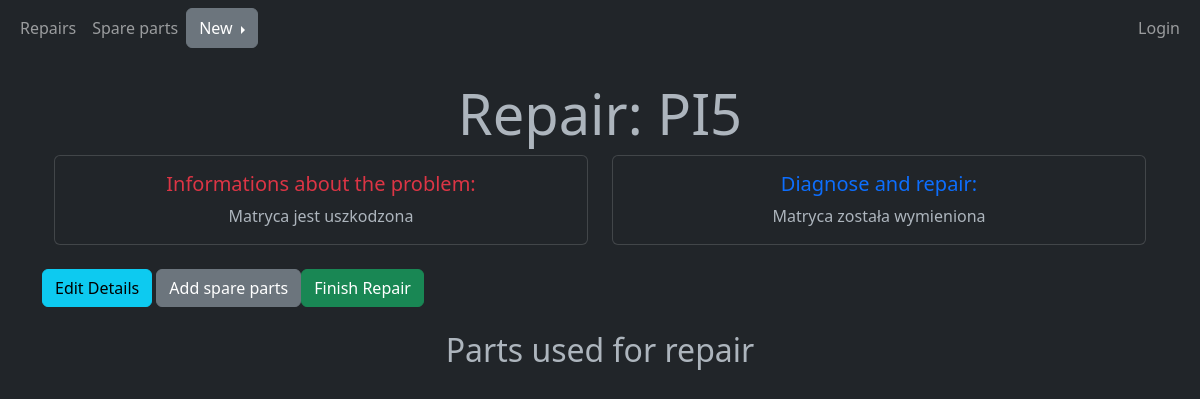
The page /repair/5/ on the database its author committed.
### mainHelper/models.py (models this page shows, shortened)
class Repair(models.Model):
    repairIdentification = models.CharField('Repair ID', max_length=200)
    repairInfo = models.TextField('Diagnose and repair',max_length=500)
    problemInfo = models.TextField('Informations about the problem', max_length=500)
    repairModel = models.CharField('Model of device', max_length=200)
    status = models.CharField('Status', max_length=200)
    customer = models.ForeignKey(Customer, blank=True, null=True, on_delete=models.CASCADE)
    deviceType = models.ForeignKey(DeviceType, blank=True, null=True, on_delete=models.CASCADE)
    createdBy = models.CharField('Creater by', max_length=200)
    startDate = models.DateField('Start of repair', auto_now_add=True)
    lastUpdate = models.DateField('End of repair', auto_now=True)
    spareParts = models.ManyToManyField(SparePart, blank=True)

### mainHelper/views.py (the view, shortened to what this page needs)
# urls.py: path('repair/<int:id>/', views.repairDetail, name='repair-detail'),
def repairDetail(request, id):
    repair = Repair.objects.get(id = id)
    usedParts = []
    return render(request, 'mainHelper/repair_detail.html', {'repair': repair})

### mainHelper/templates/mainHelper/repair_detail.html (shortened to what this page needs)
{% extends "mainHelper/base.html" %}
{% block content %}
<br>
<div class="container">
    <div class="row justify-content-center">
        <div class="col-md-6 text-center">
            <h1 class="display-4">Repair: {{repair.repairIdentification}}</h1>
        </div>
    </div>
</div>
<div class="container">
    <div class="row">
        <div class="col-sm-6 mb-3 mb-sm-0">
          <div class="card">
            <div class="card-body text-center">
              <h5 class="card-title text-danger">Informations about the problem:</h5>
              <p class="card-text">{{repair.problemInfo}}</p>
            </div>
          </div>
        </div>
        <div class="col-sm-6">
          <div class="card">
            <div class="card-body text-center">
              <h5 class="card-title text-primary">Diagnose and repair:</h5>
              <p class="card-text">{{repair.repairInfo}}</p>
            </div>
          </div>
        </div>
      </div>
  </div>
  <br>
  <div class="btn-group">
    <form method="post">
      <a href="{% url 'repair-edit' repair.id %}" class="btn btn-info" role="button">Edit Details</a>
      <button type="submit" class="btn btn-secondary" value="{{ repair.repairModel }}" name="repairModel">Add spare parts</a>
      <button type="submit" class="btn btn-success" value="{{ repair.id }}" name="repairId">Finish Repair</button>
    </form>
  </div>
</div>
<br>
<div class="container text-center">
  <h2>Parts used for repair</h2>
</div>
{% endblock %}

### rows shown on the page
Repair: repairIdentification "PI5", problemInfo "Matryca jest uszkodzona", repairInfo "Matryca została wymieniona"
